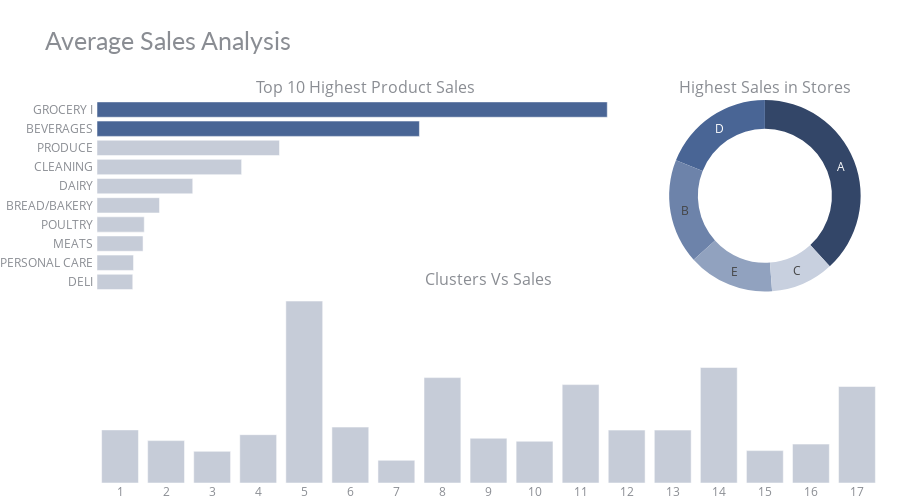

The notebook cell saved with this chart:
### Code cell
# data
df_st_sa = train.groupby('store_type').agg({"sales" : "mean"}).reset_index().sort_values(by='sales', ascending=False)
df_fa_sa = train.groupby('family').agg({"sales" : "mean"}).reset_index().sort_values(by='sales', ascending=False)[:10]
df_cl_sa = train.groupby('cluster').agg({"sales" : "mean"}).reset_index() 
# chart color
df_fa_sa['color'] = '#496595'
df_fa_sa['color'][2:] = '#c6ccd8'
df_cl_sa['color'] = '#c6ccd8'

# chart
fig = make_subplots(rows=2, cols=2, 
                    specs=[[{"type": "bar"}, {"type": "pie"}],
                           [{"colspan": 2}, None]],
                    column_widths=[0.7, 0.3], vertical_spacing=0, horizontal_spacing=0.02,
                    subplot_titles=("Top 10 Highest Product Sales", "Highest Sales in Stores", "Clusters Vs Sales"))

fig.add_trace(go.Bar(x=df_fa_sa['sales'], y=df_fa_sa['family'], marker=dict(color= df_fa_sa['color']),
                     name='Family', orientation='h'), 
                     row=1, col=1)
fig.add_trace(go.Pie(values=df_st_sa['sales'], labels=df_st_sa['store_type'], name='Store type',
                     marker=dict(colors=['#334668','#496595','#6D83AA','#91A2BF','#C8D0DF']), hole=0.7,
                     hoverinfo='label+percent+value', textinfo='label'), 
                    row=1, col=2)
fig.add_trace(go.Bar(x=df_cl_sa['cluster'], y=df_cl_sa['sales'], 
                     marker=dict(color= df_cl_sa['color']), name='Cluster'), 
                     row=2, col=1)

# styling
fig.update_yaxes(showgrid=False, ticksuffix=' ', categoryorder='total ascending', row=1, col=1)
fig.update_xaxes(visible=False, row=1, col=1)
fig.update_xaxes(tickmode = 'array', tickvals=df_cl_sa.cluster, ticktext=[i for i in range(1,17)], row=2, col=1)
fig.update_yaxes(visible=False, row=2, col=1)
fig.update_layout(height=500, bargap=0.2,
                  margin=dict(b=0,r=20,l=20), xaxis=dict(tickmode='linear'),
                  title_text="Average Sales Analysis",
                  template="plotly_white",
                  title_font=dict(size=25, color='#8a8d93', family="Lato, sans-serif"),
                  font=dict(color='#8a8d93'),
                  hoverlabel=dict(bgcolor="#f2f2f2", font_size=13, font_family="Lato, sans-serif"),
                  showlegend=False)
fig.show()

### Figure 1 — Plotly figure (JSON) as saved in the notebook; plotly's stock layout.template omitted (floating-point values rounded to 4 significant figures)
{"data": [{"marker": {"color": ["#496595", "#496595", "#c6ccd8", "#c6ccd8", "#c6ccd8", "#c6ccd8", "#c6ccd8", "#c6ccd8", "#c6ccd8", "#c6ccd8"]}, "name": "Family", "orientation": "h", "type": "bar", "x": [3790.0, 2395.0, 1355.0, 1074.0, 711.2, 464.2, 351.1, 342.0, 271.2, 265.6], "xaxis": "x", "y": ["GROCERY I", "BEVERAGES", "PRODUCE", "CLEANING", "DAIRY", "BREAD/BAKERY", "POULTRY", "MEATS", "PERSONAL CARE", "DELI"], "yaxis": "y"}, {"domain": {"x": [0.706, 1], "y": [0.5, 1]}, "hole": 0.7, "hoverinfo": "label+percent+value", "labels": ["A", "D", "B", "E", "C"], "marker": {"colors": ["#334668", "#496595", "#6D83AA", "#91A2BF", "#C8D0DF"]}, "name": "Store type", "textinfo": "label", "type": "pie", "values": [708.4, 352.1, 328.3, 270.3, 197.8]}, {"marker": {"color": ["#c6ccd8", "#c6ccd8", "#c6ccd8", "#c6ccd8", "#c6ccd8", "#c6ccd8", "#c6ccd8", "#c6ccd8", "#c6ccd8", "#c6ccd8", "#c6ccd8", "#c6ccd8", "#c6ccd8", "#c6ccd8", "#c6ccd8", "#c6ccd8", "#c6ccd8"]}, "name": "Cluster", "type": "bar", "x": [1, 2, 3, 4, 5, 6, 7, 8, 9, 10, 11, 12, 13, 14, 15, 16, 17], "xaxis": "x2", "y": [327.0, 261.0, 194.9, 297.5, 1120.0, 344.3, 139.8, 649.0, 275.7, 257.0, 605.8, 325.6, 325.8, 710.9, 199.4, 239.6, 594.1], "yaxis": "y2"}], "layout": {"annotations": [{"font": {"size": 16}, "showarrow": false, "text": "Top 10 Highest Product Sales", "x": 0.343, "xanchor": "center", "xref": "paper", "y": 1, "yanchor": "bottom", "yref": "paper"}, {"font": {"size": 16}, "showarrow": false, "text": "Highest Sales in Stores", "x": 0.853, "xanchor": "center", "xref": "paper", "y": 1, "yanchor": "bottom", "yref": "paper"}, {"font": {"size": 16}, "showarrow": false, "text": "Clusters Vs Sales", "x": 0.5, "xanchor": "center", "xref": "paper", "y": 0.5, "yanchor": "bottom", "yref": "paper"}], "bargap": 0.2, "font": {"color": "#8a8d93"}, "height": 500, "hoverlabel": {"bgcolor": "#f2f2f2", "font": {"family": "Lato, sans-serif", "size": 13}}, "margin": {"b": 0, "l": 20, "r": 20}, "showlegend": false, "title": {"font": {"color": "#8a8d93", "family": "Lato, sans-serif", "size": 25}, "text": "Average Sales Analysis"}, "xaxis": {"anchor": "y", "domain": [0, 0.686], "tickmode": "linear", "visible": false}, "xaxis2": {"anchor": "y2", "domain": [0, 1], "tickmode": "array", "ticktext": [1, 2, 3, 4, 5, 6, 7, 8, 9, 10, 11, 12, 13, 14, 15, 16], "tickvals": [1, 2, 3, 4, 5, 6, 7, 8, 9, 10, 11, 12, 13, 14, 15, 16, 17]}, "yaxis": {"anchor": "x", "categoryorder": "total ascending", "domain": [0.5, 1], "showgrid": false, "ticksuffix": " "}, "yaxis2": {"anchor": "x2", "domain": [0, 0.5], "visible": false}}}
